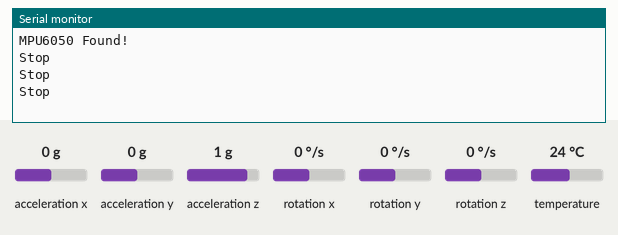
Recording of a sketch running on a simulated Arduino Uno, built with avr-gcc and run on an emulated ATmega328P. Shown: the last lines printed to the serial monitor. The test bench sets the inputs (shaded band); at power-on: acceleration x 0 g, acceleration y 0 g, acceleration z 1 g, rotation x 0 °/s, rotation y 0 °/s, rotation z 0 °/s, temperature 24 °C.

Above: at 1.3 s.
1.4 s: acceleration x set to -1.4 g
At 2.0 s:
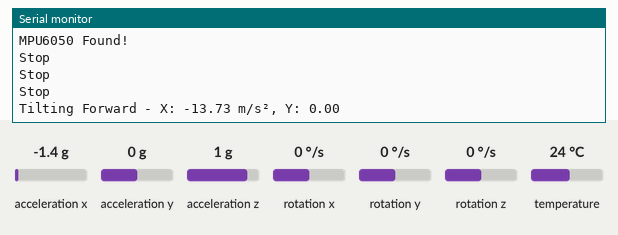
3.6 s: acceleration y set to -1.4 g
At 4.0 s:
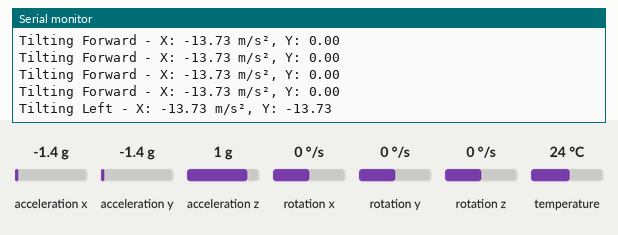
5.6 s: acceleration y set to 1.4 g
At 6.1 s:
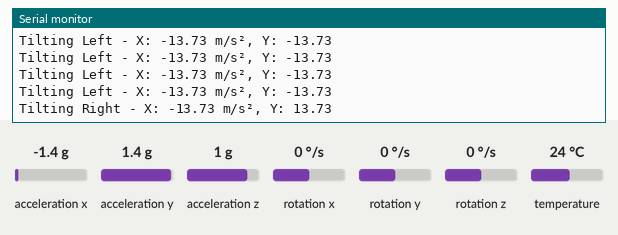

Measured:
- after the input at 1.4 s, the serial monitor: prints a new line after 0.21 s (image 1)
- after the input at 3.6 s, the serial monitor: prints a new line at once (image 2)
- after the input at 5.6 s, the serial monitor: prints a new line at once (image 3)

The sketch:

MPU6050_Check.ino
```cpp
#include <Wire.h>
#include <Adafruit_MPU6050.h>
#include <Adafruit_Sensor.h>

Adafruit_MPU6050 mpu;

void setup() {
  Serial.begin(115200);
  if (!mpu.begin()) {
    Serial.println("Failed to find MPU6050 chip");
    while (1) {
      delay(10);
    }
  }
  Serial.println("MPU6050 Found!");

  // Configure the MPU6050
  mpu.setAccelerometerRange(MPU6050_RANGE_8_G);
  mpu.setGyroRange(MPU6050_RANGE_500_DEG);
  mpu.setFilterBandwidth(MPU6050_BAND_21_HZ);

  delay(100);
}

void loop() {
  sensors_event_t a, g, temp;
  mpu.getEvent(&a, &g, &temp);

  // Check tilt direction on the X and Y axes
  if (a.acceleration.y > 8.0) {
    Serial.print("Tilting Right - ");
    Serial.print("X: ");
    Serial.print(a.acceleration.x);
    Serial.print(" m/s², Y: ");
    Serial.println(a.acceleration.y);
  } else if (a.acceleration.y < -8.0) {
    Serial.print("Tilting Left - ");
    Serial.print("X: ");
    Serial.print(a.acceleration.x);
    Serial.print(" m/s², Y: ");
    Serial.println(a.acceleration.y);
  } else if (a.acceleration.x > 8.0) {
    Serial.print("Tilting Backward - ");
    Serial.print("X: ");
    Serial.print(a.acceleration.x);
    Serial.print(" m/s², Y: ");
    Serial.println(a.acceleration.y);
  } else if (a.acceleration.x < -8.0) {
    Serial.print("Tilting Forward - ");
    Serial.print("X: ");
    Serial.print(a.acceleration.x);
    Serial.print(" m/s², Y: ");
    Serial.println(a.acceleration.y);
  } else if (a.acceleration.x >= -8.0 && a.acceleration.x <= 8.0 &&
             a.acceleration.y >= -8.0 && a.acceleration.y <= 8.0) {
    Serial.println("Stop");  // Both X and Y are within -5 to 5 range
  }

  delay(500);
}
```
